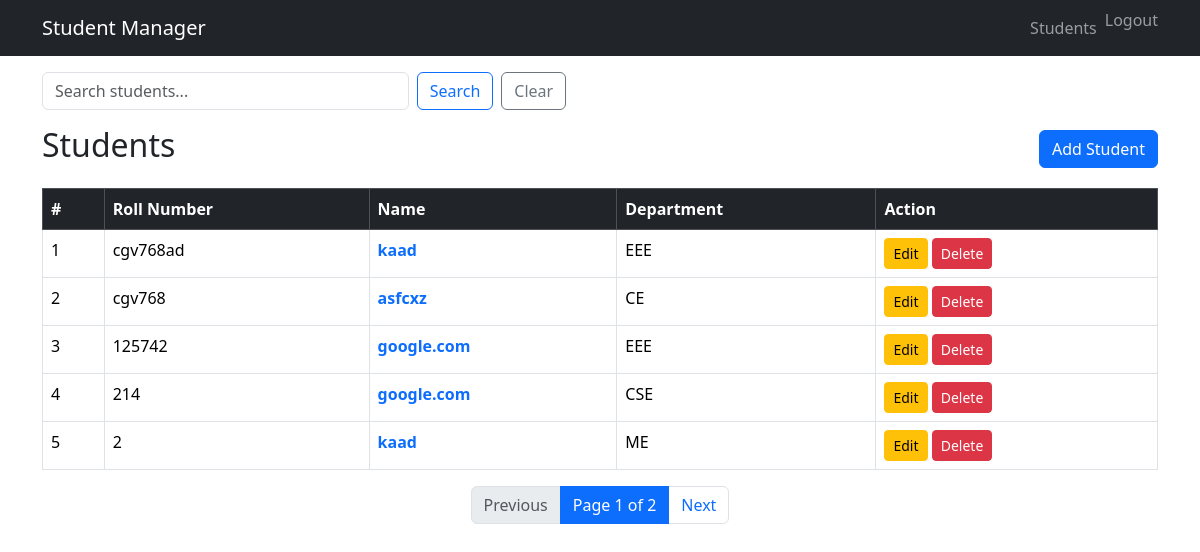
/students/ (signed in), run on an earlier commit of the app's database.
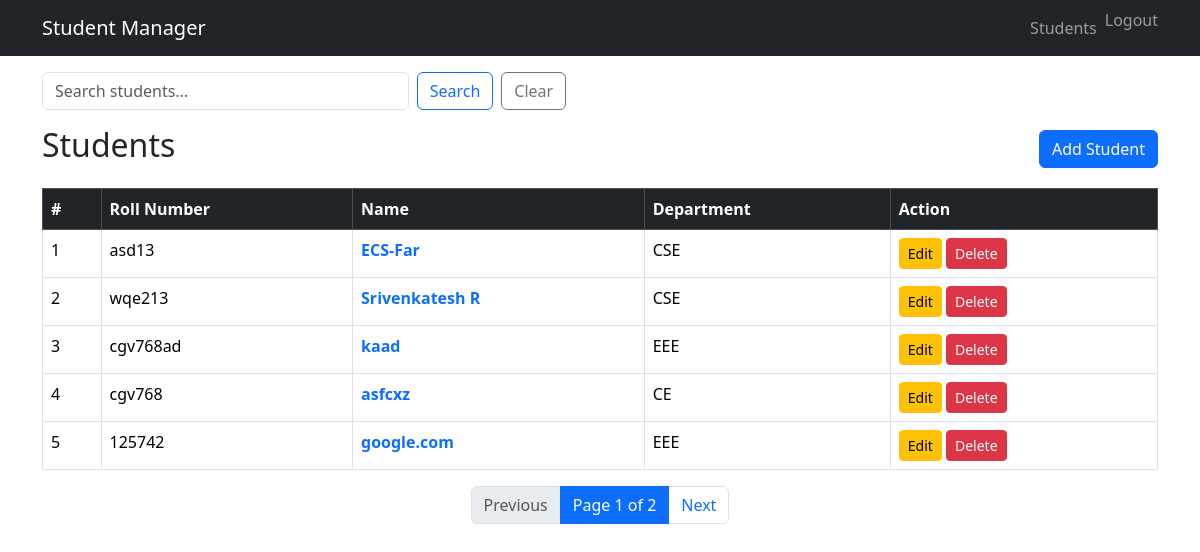
And on a later commit of the database.
### core/models.py (models this page shows, shortened)
class Student(models.Model):
    DEPARTMENT_CHOICES = [
        ('CSE', 'Computer Science'),
        ('ECE', 'Electronics'),
        ('EEE', 'Electrical'),
        ('ME', 'Mechanical'),
        ('CE', 'Civil'),
    ]
    name = models.CharField(max_length=100)
    email = models.EmailField(unique=True)
    age = models.IntegerField(
        validators=[MinValueValidator(1)]
    )
    roll_number = models.CharField(max_length=20)
    department = models.CharField(max_length=100, choices=DEPARTMENT_CHOICES)
    year = models.IntegerField()
    image = models.ImageField(upload_to='students/', blank=True, null=True)
    created_at = models.DateTimeField(auto_now_add=True)

### core/views.py (the view, shortened to what this page needs)
# urls.py: path('students/', views.student_list, name='student_list'),
@login_required
def student_list(request):
    query = request.GET.get('q','')
    students = Student.objects.all().order_by('-created_at')
    paginator = Paginator(students,5)
    page_number = request.GET.get('page')
    page_obj = paginator.get_page(page_number)
    return render(request, 'core/student_list.html', {'page_obj':page_obj,'query':query})

### templates/core/student_list.html (shortened to what this page needs)
{% extends 'core/base.html' %}
{% block content %}
<form method="get" class="row g-2 mb-3">
    <div class="col-md-4">
        <input
            type="text"
            name="q"
            value="{{ query }}"
            class="form-control"
            placeholder="Search students..."
        >
    </div>
    <div class="col-md-auto">
        <button type="submit" class="btn btn-outline-primary">
            Search
        </button>
    </div>
    <div class="col-md-auto">
        <a href="{% url 'student_list' %}" class="btn btn-outline-secondary">
            Clear
        </a>
    </div>
</form>
<div class="d-flex justify-content-between align-items-center mb-3">
    <h2>Students</h2>
    {% if user.is_authenticated and user.is_staff %}
    <a href="{% url 'student_create' %}" class="btn btn-primary">Add Student</a>
    {% endif %}
</div>
<table class="table table-bordered table-hover">
    <thead class="table-dark">
        <tr>
            <th>#</th>
            <th>Roll Number</th>
            <th>Name</th>
            <th>Department</th>
            {% if user.is_authenticated and user.is_staff %}
            <th>Action</th>
            {% endif %}
        </tr>
    </thead>
    <tbody>
        {% for student in page_obj %}
        <tr>
            <td>{{ forloop.counter }}</td>
            <td>{{ student.roll_number }}</td>
            <td>
                <a href="{% url 'student_detail' student.id %}" class="text-decoration-none fw-semibold">
                    {{ student.name }}
                </a>
            </td>
            <td>{{ student.department }}</td>
            {% if user.is_authenticated and user.is_staff %}
            <td>
                <a href="{% url 'student_update' student.id %}"
                   class="btn btn-sm btn-warning">Edit</a>
                <a href="{% url 'student_delete' student.id %}"
                   class="btn btn-sm btn-danger">Delete</a>
            </td>
            {% endif %}
        </tr>
        {% empty %}
        <tr>
            <td colspan="5" class="text-center text-muted">
                No students found
            </td>
        </tr>
        {% endfor %}
    </tbody>
</table>
{% if page_obj.paginator.num_pages > 1 %}
<nav>
    <ul class="pagination justify-content-center">
        {% if page_obj.has_previous %}
        <li class="page-item">
            <a class="page-link"
               href="?q={{ query }}&page={{ page_obj.previous_page_number }}">
                Previous
            </a>
        </li>
        {% else %}
        <li class="page-item disabled">
            <span class="page-link">Previous</span>
        </li>
        {% endif %}
        <li class="page-item active">
            <span class="page-link">
                Page {{ page_obj.number }} of {{ page_obj.paginator.num_pages }}
            </span>
        </li>
        {% if page_obj.has_next %}
        <li class="page-item">
            <a class="page-link"
               href="?q={{ query }}&page={{ page_obj.next_page_number }}">
                Next
            </a>
        </li>
        {% else %}
        <li class="page-item disabled">
            <span class="page-link">Next</span>
        </li>
        {% endif %}
    </ul>
</nav>
{% endif %}
{% endblock %}

### templates/core/base.html (shortened to what this page needs)
<!DOCTYPE html>
<html lang="en">
<head>
    <link href="https://cdn.jsdelivr.net/npm/bootstrap@5.3.2/dist/css/bootstrap.min.css" rel="stylesheet">
</head>
<body>
<nav class="navbar navbar-expand-lg navbar-dark bg-dark mb-3">
    <div class="container">
        <a class="navbar-brand" href="{% url 'home' %}">Student Manager</a>
        <ul class="navbar-nav ms-auto">
            {% if user.is_authenticated %}
                <li class="nav-item">
                    <a class="nav-link" href="{% url 'student_list' %}">Students</a>
                </li>
                <li class="nav-item">
                    <form method="post" action="{% url 'logout' %}" class="d-inline">
                        <button type="submit" class="btn btn-link nav-link p-0">
                            Logout
                        </button>
                    </form>
                </li>
            {% else %}
                <li class="nav-item">
                    <a class="nav-link" href="{% url 'login' %}">Login</a>
                </li>
            {% endif %}
        </ul>
    </div>
</nav>
<div class="container">
    {% block content %}{% endblock %}
</div>
</body>
</html>

What changed in the data, as far as the page shows it:
no longer on this page (row unchanged): Student: roll_number "214", name "google.com", department "CSE"
no longer on this page (row unchanged): Student: roll_number "2", name "kaad", department "ME"
added Student: roll_number "asd13", name "ECS-Far", department "CSE"
added Student: roll_number "wqe213", name "Srivenkatesh R", department "CSE"
